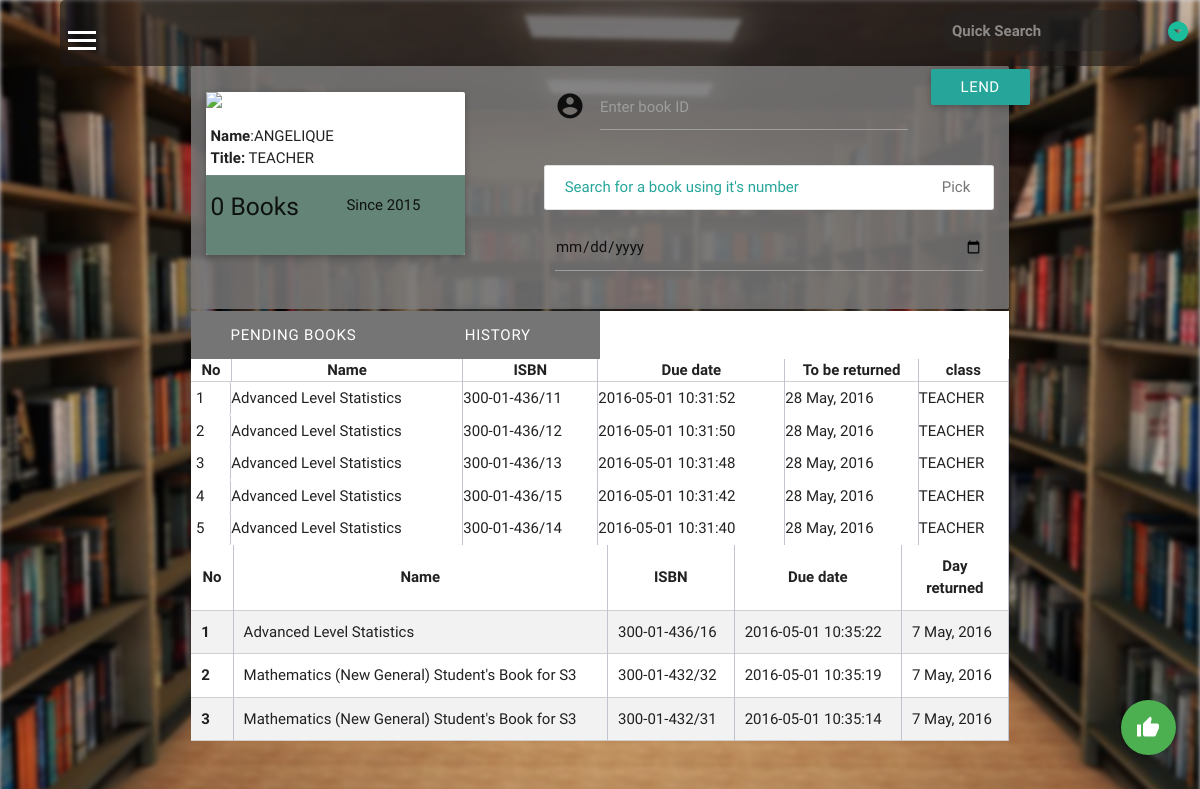
The page /outsider1.php?stud=pro_2 (signed in) on the database its author committed.
### tables this page shows
CREATE TABLE `prof_out` (
  `id` int(11) NOT NULL AUTO_INCREMENT,
  `pro_id` varchar(15) DEFAULT NULL,
  `name` varchar(50) NOT NULL,
  `title` varchar(30) DEFAULT NULL,
  `regist_date` timestamp NOT NULL DEFAULT CURRENT_TIMESTAMP ON UPDATE CURRENT_TIMESTAMP,
  `pass` varchar(30) DEFAULT NULL,
  `activate` int(2) DEFAULT NULL,
  PRIMARY KEY (`id`)
);

CREATE TABLE `activity` (
  `s_id` int(11) NOT NULL,
  `book_no` varchar(50) NOT NULL,
  `due_date` datetime NOT NULL DEFAULT CURRENT_TIMESTAMP ON UPDATE CURRENT_TIMESTAMP,
  `return_date` varchar(100) NOT NULL,
  `fine` int(11) NOT NULL,
  `l_id` int(11) NOT NULL,
  `id` bigint(20) NOT NULL AUTO_INCREMENT,
  `outsider` int(11) DEFAULT '0',
  `current_class` varchar(10) DEFAULT NULL,
  `checked` tinyint(4) DEFAULT NULL,
  PRIMARY KEY (`id`)
);

CREATE TABLE `books` (
  `book_no` varchar(50) NOT NULL,
  `book_title` varchar(50) NOT NULL,
  `book_cat` varchar(50) NOT NULL,
  `book_author` varchar(30) DEFAULT NULL,
  `publisher` varchar(50) DEFAULT NULL,
  PRIMARY KEY (`book_no`)
);

### include/db.class.php (called while the page is built, shortened)
<?php
class dbHandler{
	public  $db;
	public function __construct($host,$username,$pwd,$options=array()){
		try {
			$this->db=new PDO($host, $username, $pwd, $options);
			$this->db->setAttribute(PDO::ATTR_ERRMODE,PDO::ERRMODE_EXCEPTION);
			$this->db->setAttribute(PDO::ATTR_DEFAULT_FETCH_MODE,PDO::FETCH_ASSOC);
		}
		catch (PDOException $e){
			$this->isConnceted=false;
			throw new Exception($e->getMessage());
		}
	}
 public function getRows($query,$params=array()){
  	try {
  		$stmt=$this->db->prepare($query);
  		$stmt->execute($params);
  		return $stmt->fetchAll();
  	}
  	catch (PDOException $e){
  		throw new Exception($e->getMessage());
  	}
  }
}

### outsider1.php (the view, shortened to what this page needs)
<?php
include_once 'include/db.class.php';
include_once 'include/func.php';
if (isset($_GET['stud'])&& !empty($_GET['stud'])){
	$stud=$_GET['stud'];
$db=new dbHandler(DB_HOST, DB_USER, DB_PWD);
$res=$db->getRows('select *  from prof_out where pro_id=? limit 1 ',array($stud));
    $condition=$res[0]['id'];
$sql="select b.book_title  b_name ,b.book_no 'nbr',a.due_date 'date_borrowed',a.return_date 'return' ,a.current_class 'current' from activity a inner join books b on a.book_no=b.book_no where a.s_id=? and a.fine=0 and a.outsider=1 order by date_borrowed desc";
$sql2="select b.book_title  b_name ,b.book_no 'nbr',a.due_date 'date_borrowed',a.return_date 'return' ,a.current_class 'current' from activity a inner join books b on a.book_no=b.book_no where a.s_id=? and a.fine=1 and a.outsider=1 order by date_borrowed desc ";
         $pending=$db->getRows($sql,array($condition));
         $hist=$db->getRows($sql2,array($condition));
}
else header("location:home.php");
if(file_exists('pictures/'.$res[0]['pro_id'].'.jpg')){
	$studentpic='pictures/'.$res[0]['pro_id'].'.jpg';
}
else
$studentpic='pictures/'."nopic.jpg";
?>
<!Doctype html>
<html>
    <head>
        <link rel="stylesheet" href="assets/css/materialize.css">
        <link rel="stylesheet" href="assets/css/style.css">
        <link rel="stylesheet" href="assets/css/main.css">
        <link rel="stylesheet" href="assets/css/studpage.css">
    </head>
    <body style="overflow:auto">
     <header class="cd-header">
		<a href="#0" class="cd-3d-nav-trigger left">
			<span></span>
		</a>
     <dropdown id="dropdown" style="position:absolute;right:-100px;">
  <label for="toggle2" style="position:absolute;right:0;top:-0.5em;"><i class="label mdi-navigation-arrow-drop-down-circle" style="font-size:2em;padding:0px;"></i></label>
</dropdown>
    <div id="search-container">
	        <form action="check_stud.php" method="get">
			<input id="search" type="search" placeholder="Quick Search" name="id" autocomplete="off"/>
                </form>
		</div>
	</header>
        <div class="container">
              <div class="row valign-wrapper card-panel">
                 <div class="col m5">
                     <div class="row">
        <div class="col m10">
          <div class="card">
            <div class="card-image">
              <img src="<?php echo $studentpic ;?>">
              <span class="card-title"><?php $n=explode(' ',$res[0]['name']);echo strtoupper($n[0]);?></span>
            </div>
            <div class="card-content">
              <p><b>Name</b>:<?php echo strtoupper($res[0]['name']);?></p>
       <p><b>Title:</b> <?php echo $res[0]['title'];?></p>
                    </div>
            <div class="card-action">
              <div class="row valign-wrapper">
                  <div id="owe_nbr" class="col m6"><h5>0 Books</h5></div>
               <div class="col m6">Since 2015</div>
              </div>
            </div>
          </div>
        </div>
      </div>
                 </div>
                 <div class="col m7" id="book_box">
                      <form class="col s12">
                          <div class="row">
                          <div class="input-field col m10">
          <i class="mdi-action-account-circle prefix"></i>
          <input id="icon_prefix" autocomplete="off" type="text"  class="validate">
          <label for="icon_prefix">Enter book ID</label>
        </div>
                              <div class="col m2">
                                  <a class=" btn">Lend</a>
                              </div>
                          </div>
                          <div class="row">
                              <div class="collection book-suggest">
    <a href="#!" class="collection-item">Search for a book using it's number<span class="badge">Pick</span></a>
  </div>
                              <div class="col s12" id="datepicker">
                                  <input type="date" id="date" class="datepicker">
                              </div>
                          </div>
    </form>
                 </div>
              </div>
            <div class="row">
                <div class="row" >
    <div class="col s12">
      <ul class="tabs">
        <li class="tab col s3"><a class="active grey darken-1" href="#tab1" style="color:white;">Pending books</a></li>
        <li class="tab col s3"><a  href="#tab2" class=" grey darken-1" style="color:white;">History</a></li>
      </ul>
    </div>
    <div id="tab1" class="col s12" >
        <table id="pending">
        <thead>
           <tr>
              <th data-field="id" style="padding:0 5px">No</th>
              <th data-field="name">Name</th>
              <th data-field="price">ISBN</th>
              <th data-field="due_date">Due date</th>
              <th data-field="day">To be returned<br>
              </th> <th data-field="day">
                  class
              </th>          </tr>
        </thead>
        <tbody>
           <?php
if (empty($pending))
echo '<div class="no-pending center-align blue-grey lighten-5"><h5 class="flow-text">No pending book</h5></div>';
else {
    $c=0;
foreach ($pending as $row):
$c++;
         ?>
          <tr>
            <td class="tick waves-effect waves-light" style="padding:5px 5px;"><?php echo $c ?></td>
        <td class="book-title"><?php echo $row['b_name']; ?></td>
            <td class="book-nbr"><?php echo $row['nbr'] ?></td>
            <td><?php echo $row['date_borrowed'] ?></td>
            <td><?php echo $row['return'] ?></td>
            <td><?php echo $row['current'] ?></td>
          </tr>
        <?php endforeach; }?>
        </tbody>
      </table>
    </div>
    <div id="tab2" class="col s12">
        <div style="overflow-y:scroll;max-height:300px;" class="hist">
               <table class="hoverable striped bordered">
        <thead>
          <tr>
              <th data-field="id">No</th>
              <th data-field="name">Name</th>
              <th data-field="price">ISBN</th>
              <th data-field="due_date">Due date</th>
              <th data-field="day">Day<br>returned
              </th>
          </tr>
        </thead>
        <tbody>
         <?php
if (empty($hist))
echo '<div class="no-pending center-align blue-grey lighten-5"><h5 class="flow-text">He never borrow a book</h5></div>';
else {
	$count=0;
foreach ($hist as $row2):
	$count++;
         ?>
          <tr >
            <td><b><?php echo $count;?></b></td>
            <td class="book-title"><?php echo $row2['b_name']; ?></td>
            <td class="book-nbr"><?php echo $row2['nbr'] ?></td>
            <td><?php echo $row2['date_borrowed'] ?></td>
            <td><?php echo $row2['return'] ?></td>
          </tr>
        <?php endforeach; }?>
                </tbody>
      </table>
      </div>
    </div>
  </div>
            </div>
                  </div>
        <div class="fixed-action-btn" style="bottom: 45px; right: 24px;">
         <a href="logout.php" class="btn-floating btn-large green done tooltipped" data-position="top" data-delay="50" data-tooltip="If you are done ">
            <i class="large mdi-action-thumb-up"></i>
          </a>
        </div>
    </body>
</html>

### assets/css/style.css (style rules this page uses)
.cd-header { width: 90%; margin: 0 auto; -webkit-transition: -webkit-transform 0.5s; -moz-transition: -moz-transform 0.5s; transition: transform 0.5s; -webkit-transform: translateZ(0); -moz-transform: translateZ(0); -ms-transform: translateZ(0); -o-transform: translateZ(0); transform: translateZ(0); -webkit-backface-visibility: hidden; backface-visibility: hidden; }
.cd-header:after { content: ""; display: table; clear: both; }
.cd-3d-nav-trigger { position: relative; float: right; height: 45px; width: 45px; margin-top: 18px; overflow: hidden; text-indent: 100%; white-space: nowrap; color: transparent; }
.cd-3d-nav-trigger span, .cd-3d-nav-trigger span::before, .cd-3d-nav-trigger span::after { position: absolute; width: 28px; height: 3px; background-color: #FFF; -webkit-backface-visibility: hidden; backface-visibility: hidden; }
.cd-3d-nav-trigger span { z-index: 1000; top: 21px; left: 8px; -webkit-transition: background 0.2s 0.5s; -moz-transition: background 0.2s 0.5s; transition: background 0.2s 0.5s; }
.cd-3d-nav-trigger span::before, .cd-3d-nav-trigger span:after { content: ''; left: 0; -webkit-transition: -webkit-transform 0.2s 0.5s; -moz-transition: -moz-transform 0.2s 0.5s; transition: transform 0.2s 0.5s; }
.cd-3d-nav-trigger span::before { bottom: 8px; }
.cd-3d-nav-trigger span::after { top: 8px; }

### assets/css/main.css (style rules this page uses)
body { font-family: 'Roboto', sans-serif; background: -webkit-linear-gradient(315deg, rgba(36, 46, 77, 0.9), rgba(137, 126, 121, 0.9)); background: linear-gradient(135deg, rgba(36, 46, 77, 0.9), rgba(137, 126, 121, 0.9)); background: -moz-linear-gradient(315deg, rgba(36, 46, 77, 0.9), rgba(137, 126, 121, 0.9)); background: -o-linear-gradient(315deg, rgba(36, 46, 77, 0.9), rgba(137, 126, 121, 0.9)); -webkit-user-select: none; -moz-user-select: -moz-none; -ms-user-select: none; user-select: none; }
#search-container { float: right; margin-top:10px; }
#search { height: 25px; width: 180px; font-weight: bold; color: #FFF; border-radius: 15px; border: 1px solid transparent; outline: none; padding: 7px; background: rgba(38, 37, 37, 0.81); opacity: 0.6; }
dropdown { display: inline-block; margin: 20px 50px; z-index: 10000000; }
dropdown label { color: #1ABC9C; border-radius: 5px; position: relative; z-index: 2; }

### assets/css/studpage.css (style rules this page uses)
body { background: #d3d4d5; }
.book-suggest { max-height: 250px; overflow-y: scroll; }
.card .card-image { max-height:270px; }
.cd-header { background-color: rgba(29, 23, 23, 0.61); border-radius: 5px; }
.card-panel { padding: 3px; margin:0; margin-bottom:2px; border-radius: 2px; background-color: rgba(117, 116, 116, 0.88); }
th, td { padding:0; border-right: 1px solid #C1C3D1; }
th { text-align:center; }
.hist tr { padding:100px; }
table { background-color:#fff; }
.hist td,.hist th { padding:10px; }
.card .card-image img { max-height:280px; }
.card .card-action { background-color: #648478; padding: 5px; }
.card .card-content { padding: 5px; padding-top: 10px }
.waves-effect { display:block; }

### rows shown on the page
prof_out: name "ANGELIQUE", title "TEACHER"
activity: books.book_title "Advanced Level Statistics", books.book_no "300-01-436/11", due_date "2016-05-01 10:31:52", return_date "28 May, 2016", current_class "TEACHER"
activity: books.book_title "Advanced Level Statistics", books.book_no "300-01-436/12", due_date "2016-05-01 10:31:50", return_date "28 May, 2016", current_class "TEACHER"
activity: books.book_title "Advanced Level Statistics", books.book_no "300-01-436/13", due_date "2016-05-01 10:31:48", return_date "28 May, 2016", current_class "TEACHER"
activity: books.book_title "Advanced Level Statistics", books.book_no "300-01-436/15", due_date "2016-05-01 10:31:42", return_date "28 May, 2016", current_class "TEACHER"
activity: books.book_title "Advanced Level Statistics", books.book_no "300-01-436/14", due_date "2016-05-01 10:31:40", return_date "28 May, 2016", current_class "TEACHER"
activity: books.book_title "Advanced Level Statistics", books.book_no "300-01-436/16", due_date "2016-05-01 10:35:22", return_date "7 May, 2016"
activity: books.book_title "Mathematics (New General) Student's Book for S3", books.book_no "300-01-432/32", due_date "2016-05-01 10:35:19", return_date "7 May, 2016"
activity: books.book_title "Mathematics (New General) Student's Book for S3", books.book_no "300-01-432/31", due_date "2016-05-01 10:35:14", return_date "7 May, 2016"
